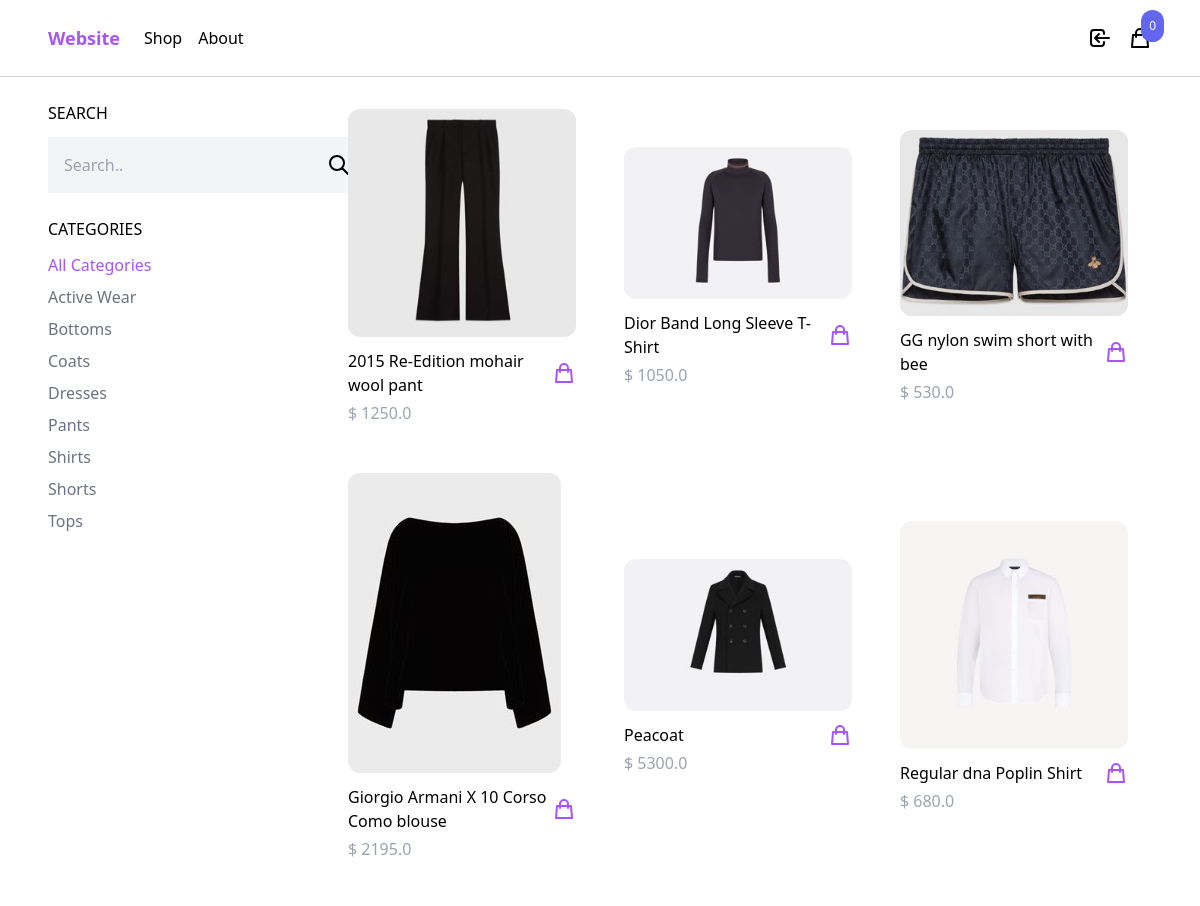
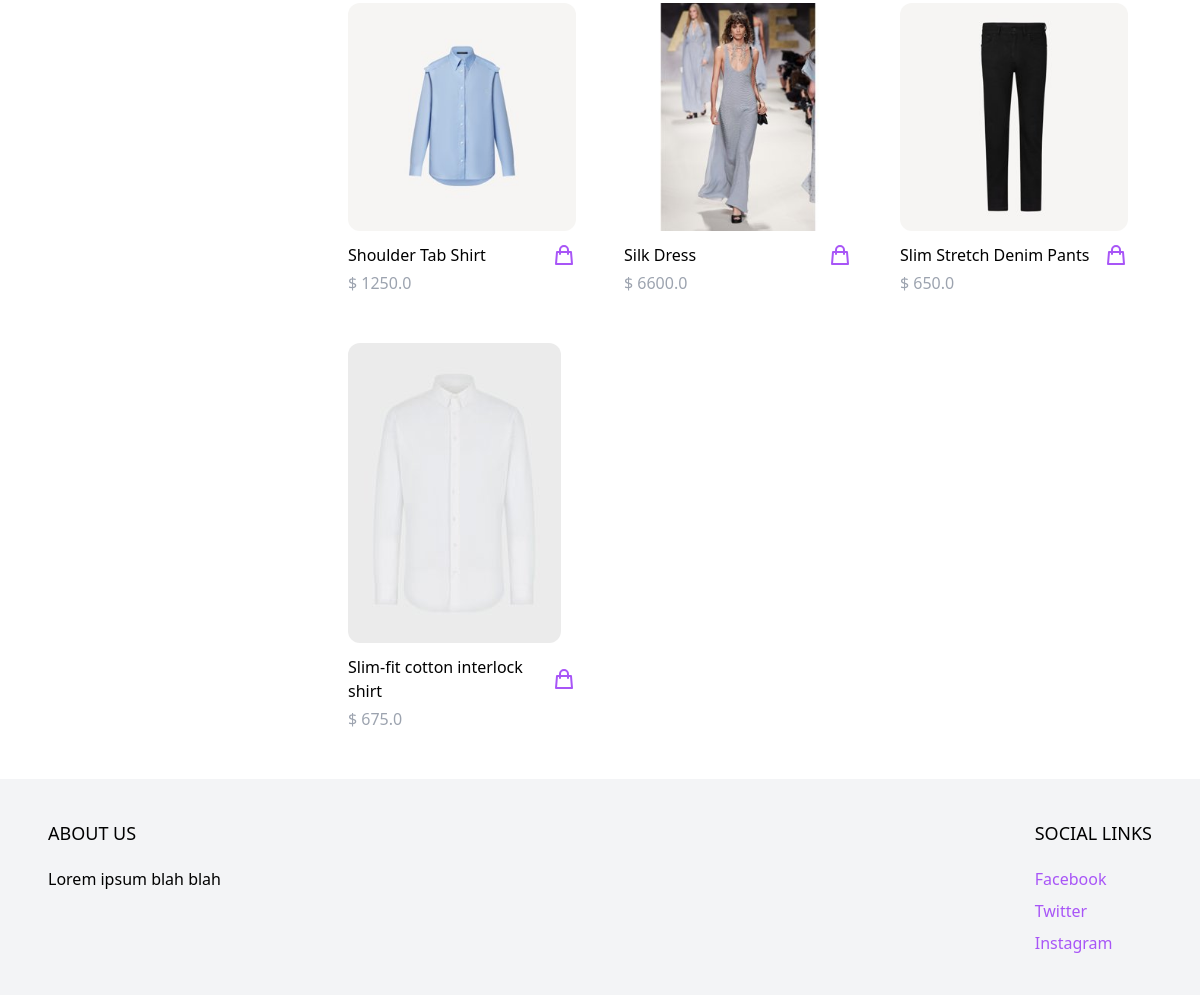
The app's page /shop/ with its own data (2 pictures, top to bottom).
### products/models.py (models this page shows, shortened)
class Category(models.Model):
    category_id = models.AutoField(primary_key=True)
    category_name = models.CharField(max_length=50)
    gender = models.CharField(max_length=1)
    slug = models.SlugField()
    class Meta:
        ordering = ('category_name',)

class Product(models.Model):
    product_id = models.AutoField(primary_key=True)
    product_name = models.CharField(max_length=50)
    descrpt = models.CharField(max_length=500)
    quantity = models.IntegerField()
    fk_category = models.ForeignKey(Category, related_name='category', null = True, blank = True, on_delete= models.CASCADE)
    fk_user = models.ForeignKey(User, related_name='products', null = True, blank = True, on_delete=models.CASCADE)
    fk_brand = models.ForeignKey(Brand, null = True, blank = True, on_delete=models.CASCADE)
    price = models.FloatField()
    slug = models.SlugField()
    image = models.ImageField(upload_to = 'uploads/', blank = True, null = True)
    thumbnail = models.ImageField(upload_to = 'uploads/', blank = True, null = True)
    class Meta:
        ordering = ('product_name',)
    def get_thumbnail(self):
        if self.thumbnail:
            return self.thumbnail.url

### core/views.py (the view)
# urls.py: path('shop/', shop, name='shop'),
def shop(request):
    products = Product.objects.all()
    categories = Category.objects.all()
    active_category = request.GET.get('category', '')
    if active_category:
        products = products.filter(fk_category__slug=active_category)
    query = request.GET.get('query', '')
    if query:
        products = products.filter(Q(product_name__icontains=query) | Q(descrpt__icontains = query))
    context = {'categories': categories, 'products': products, 'active_category': active_category}
    return render(request, 'core/shop.html', context)

### cart/cart.py (called while the page is built)
    def __len__(self):
        return sum(item['quantity'] for item in self.cart.values())

### cart/context_processors.py (called while the page is built)
def cart(request):
    return {'cart': Cart(request)}

### core/templates/core/shop.html (shortened to what this page needs)
{% extends 'core/base.html' %}
{% block content %}
<div class="max-w-6xl mx-auto flex flex-wrap items-start py-6 px-6 xl:px-0">
    <div class="filters w-full lg:w-1/4">
        <h3 class="mb-3 text'xl uppercase">Search</h3>
        <form method = "get" action=".">
        <form action="">
            <div class="flex">
                <input type="text" name = "query" class="p-4 bg-gray-100 border-0" placeholder="Search..">
                <button class="p-4 bg-gray-100 border-0">
                    <svg xmlns="http://www.w3.org/2000/svg" class="h-6 w-6" fill="none" viewBox="0 0 24 24" stroke="currentColor" stroke-width="2">
                        <path stroke-linecap="round" stroke-linejoin="round" d="M21 21l-6-6m2-5a7 7 0 11-14 0 7 7 0 0114 0z" />
                      </svg>
                </button>
            </div>
        </form>
        <h3 class="mt-6 mb-3 text'xl uppercase">Categories</h3>
        <ul class="space-y-2">
            <li><a href="{% url 'shop' %}" class="{% if not active_category %} text-purple-500 {% else %} text-gray-500 {% endif %}">All Categories</a></li>
            {% for category in categories %}
            <li><a href="{% url 'shop' %}?category={{category.slug}}" class="{% if category.slug == active_category %} text-purple-500 {% else %} text-gray-500 {% endif %}">{{category.category_name}}</a></li>
            {% endfor %}
        </ul>
    </div>
    <div class="products w-full lg:w-3/4 -mt-4 flex items-center flex-wrap">
        {% for product in products %}
            {% include 'product/partials/product_list_item.html' %}
        {% endfor %}
    </div>
</div>
{% endblock %}

### core/templates/core/base.html (shortened to what this page needs)
<!DOCTYPE html>
<html>
    <head>
        <script src="https://cdn.tailwindcss.com"></script>
    </head>
    <body>
        <nav class="border-b border-gray-300">
            <div class="max-w-6xl mx-auto py-2 px-6 xl:px-0 flex items-center justify-between">
                <div class="menu-left flex items-center space-x-6">
                    <a href="{% url 'frontpage' %}" class="py-4 text-lg text-purple-500 font-semibold">Website</a>
                    <ul class="flex items-center space-x-4">
                        <li><a href="{% url 'shop' %}">Shop</a></li>
                        <li><a href="#">About</a></li>
                    </ul>
                </div>
                <div class="menu-right flex items-center space-x-4">
                    {% if not request.user.is_authenticated %}
                    <a href="{% url 'login' %}">
                    <svg xmlns="http://www.w3.org/2000/svg" class="h-6 w-6" fill="none" viewBox="0 0 24 24" stroke="currentColor" stroke-width="2">
                        <path stroke-linecap="round" stroke-linejoin="round" d="M11 16l-4-4m0 0l4-4m-4 4h14m-5 4v1a3 3 0 01-3 3H6a3 3 0 01-3-3V7a3 3 0 013-3h7a3 3 0 013 3v1" />
                      </svg>
                    </a>
                    {% endif %}
                    <div
                    hx-get = "{% url 'hx_menu_cart' %}"
                    hx-trigger = "update-menu-cart from:body"
                    hx-swap = "innerHTML"
                    >
                        {% include 'cart/menu_cart.html' %}
                    </div>
                </div>
            </div>
        </nav>
        <main>
            {% block content %}
            {% endblock %}
        </main>
        <footer class="bg-gray-100">
            <div class="max-w-6xl mx-auto py-10 px-6 xl:px-0 md:flex justify-between">
                <div class="footer-left mb-12 md:mb-0">
                    <h2 class="mb-5 uppercase text-lg">about us</h2>
                    <p class="text-gra-700">Lorem ipsum blah blah</p>
                </div>
                <div class="footer-right">
                    <h2 class="mb-5 uppercase text-lg">Social Links</h2>
                    <ul class="space-y-2">
                        <li><a href="#" class="text-purple-500 hover:text-purple-800">Facebook</a></li>
                        <li><a href="#" class="text-purple-500 hover:text-purple-800">Twitter</a></li>
                        <li><a href="#" class="text-purple-500 hover:text-purple-800">Instagram</a></li>
                    </ul>
                </div>
            </div>
        </footer>
    </body>
</html>

### cart/templates/cart/menu_cart.html
<a href="{% url 'cart' %}" id="menu-cart-button" class="relative">
    <svg xmlns="http://www.w3.org/2000/svg" class="h-6 w-6" fill="none" viewBox="0 0 24 24" stroke="currentColor" stroke-width="2">
        <path stroke-linecap="round" stroke-linejoin="round" d="M16 11V7a4 4 0 00-8 0v4M5 9h14l1 12H4L5 9z" />
    </svg>
    <span class="p-2 absolute -top-4 -right-3 bg-indigo-500 text-white text-xs rounded-full">{{ cart | length }}</span>
</a>

### products/templates/product/partials/product_list_item.html
<div class="w-full md:w-1/3 xl:w-1/4 p-6">
    <a href="{% url 'product' product.slug %}">
        <img class="rounded-xl hover:shadow-lg" src="{{product.get_thumbnail }}" alt="">
    </a>
    <div class="pt-3 flex items-center justify-between">
        <a href="{% url 'product' product.slug %}">{{ product.product_name }}</a>
        <a
        href="#"
        hx-get = "{% url 'add_to_cart' product.product_id %}"
        hx-target = "#menu-cart-button"
        hx-swap = "outerHTML"
        class="text-purple-500 hover:text-purple-800">
            <svg xmlns="http://www.w3.org/2000/svg" class="h-6 w-6" fill="none" viewBox="0 0 24 24" stroke="currentColor" stroke-width="2">
                <path stroke-linecap="round" stroke-linejoin="round" d="M16 11V7a4 4 0 00-8 0v4M5 9h14l1 12H4L5 9z" />
            </svg>
        </a>
    </div>
    <p class="pt-1 text-gray-400">
        $ {{ product.price }}
    </p>
</div>

### records on screen
Category: category_name "Active Wear"
Category: category_name "Bottoms"
Category: category_name "Coats"
Category: category_name "Dresses"
Category: category_name "Pants"
Category: category_name "Shirts"
Category: category_name "Shorts"
Category: category_name "Tops"
Product: get_thumbnail (picture), product_name "2015 Re-Edition mohair wool pant", price "1250.0"
Product: get_thumbnail (picture), product_name "Dior Band Long Sleeve T-Shirt", price "1050.0"
Product: get_thumbnail (picture), product_name "GG nylon swim short with bee", price "530.0"
Product: get_thumbnail (picture), product_name "Giorgio Armani X 10 Corso Como blouse", price "2195.0"
Product: get_thumbnail (picture), product_name "Peacoat", price "5300.0"
Product: get_thumbnail (picture), product_name "Regular dna Poplin Shirt", price "680.0"
Product: get_thumbnail (picture), product_name "Shoulder Tab Shirt", price "1250.0"
Product: get_thumbnail (picture), product_name "Silk Dress", price "6600.0"
Product: get_thumbnail (picture), product_name "Slim Stretch Denim Pants", price "650.0"
Product: get_thumbnail (picture), product_name "Slim-fit cotton interlock shirt", price "675.0"

### other values on screen
{{ cart | length }} "0"
